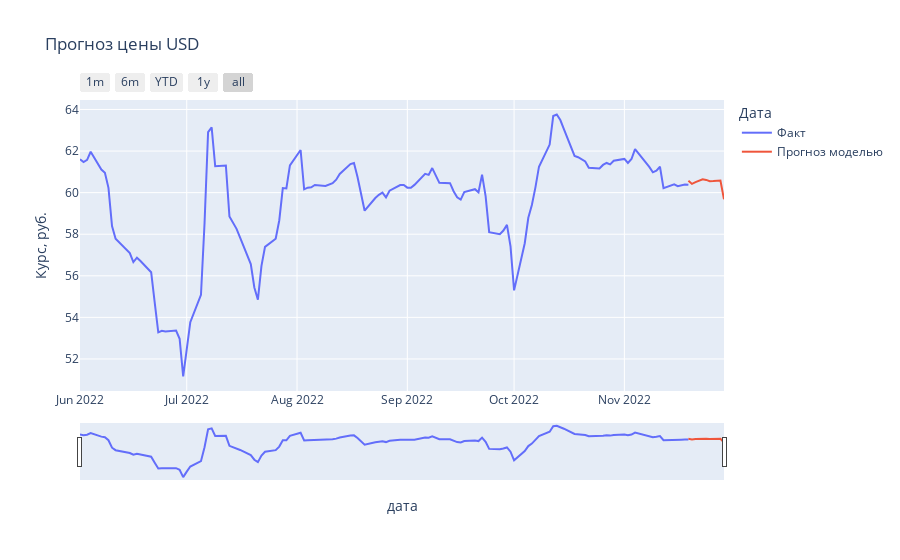

Write notebook code for a chart like this one.
### Code cell
test_final = predict("2022-11-29", "USD")

### Figure 1 — Plotly figure (JSON) as saved in the notebook; plotly's stock layout.template omitted (floating-point values rounded to 4 significant figures; data arrays with more than 128 entries replaced by an {"elided": "..."} marker saying what was removed)
{"data": [{"hovertemplate": "variable=Факт<br>дата=%{x}<br>value=%{y}<extra></extra>", "legendgroup": "Факт", "line": {"color": "#636efa", "dash": "solid"}, "marker": {"symbol": "circle"}, "mode": "lines", "name": "Факт", "orientation": "v", "showlegend": true, "type": "scatter", "x": {"elided": "133 str values"}, "xaxis": "x", "y": {"elided": "133 float values"}, "yaxis": "y"}, {"hovertemplate": "variable=Прогноз моделью<br>дата=%{x}<br>value=%{y}<extra></extra>", "legendgroup": "Прогноз моделью", "line": {"color": "#EF553B", "dash": "solid"}, "marker": {"symbol": "circle"}, "mode": "lines", "name": "Прогноз моделью", "orientation": "v", "showlegend": true, "type": "scatter", "x": {"elided": "133 str values"}, "xaxis": "x", "y": {"elided": "133 float values"}, "yaxis": "y"}], "layout": {"legend": {"title": {"text": "Дата"}, "tracegroupgap": 0}, "title": {"text": "Прогноз цены USD"}, "xaxis": {"anchor": "y", "domain": [0, 1], "rangeselector": {"buttons": [{"count": 1, "label": "1m", "step": "month", "stepmode": "backward"}, {"count": 6, "label": "6m", "step": "month", "stepmode": "backward"}, {"count": 1, "label": "YTD", "step": "year", "stepmode": "todate"}, {"count": 1, "label": "1y", "step": "year", "stepmode": "backward"}, {"step": "all"}]}, "rangeslider": {"visible": true}, "title": {"text": "дата"}}, "yaxis": {"anchor": "x", "domain": [0, 1], "title": {"text": "Курс, руб."}}}}
